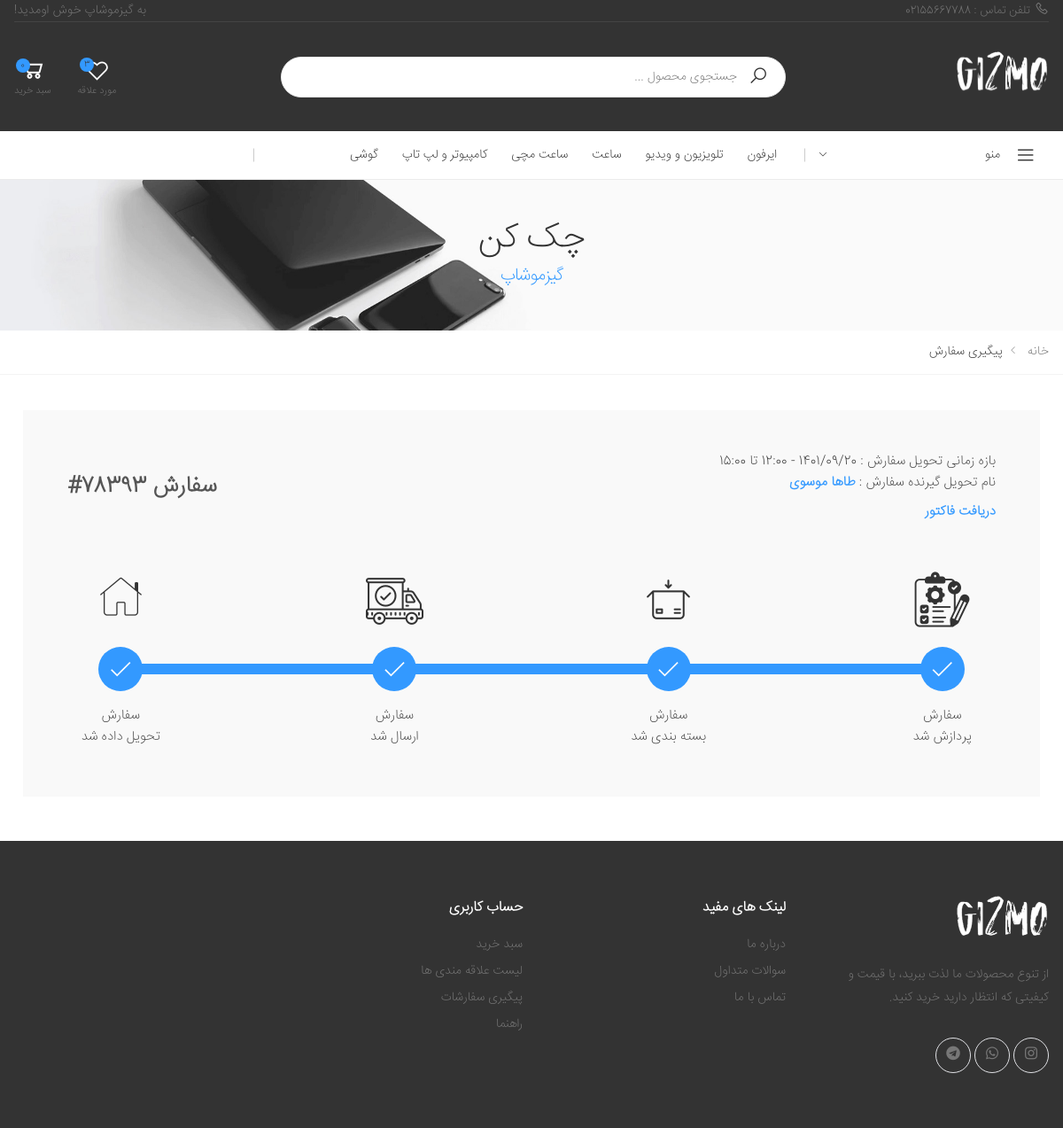
/orders/4/ (signed in), run on the app's committed database.
### stuff/models.py (models this page shows, shortened)
class Category(models.Model):
    sub_category = models.ForeignKey('self',on_delete=models.CASCADE, related_name='scategory',null=True,blank=True)
    is_sub = models.BooleanField(default=False)
    name = models.CharField(max_length=200)
    slug = models.SlugField(max_length=200,unique=True)
    class Meta:
        ordering = ('name',)
        verbose_name = 'category'
        verbose_name_plural = 'categories'
    def get_absolute_url(self):
        return reverse('stuff:category_detail',args=[self.id,1])

### accounts/models.py (models this page shows, shortened)
class User(AbstractBaseUser):
    phoneNumber = models.CharField(unique=True, max_length=11)
    full_name = models.CharField(max_length=100, null=True, blank=True)
    is_admin = models.BooleanField(default=False)
    is_active = models.BooleanField(default=True)
    email = models.EmailField(unique=True)
    can_change_password = models.BooleanField(default=False)
    code = models.IntegerField(blank=True,null=True)
    wishlist = models.ManyToManyField(Product,blank=True)
    USERNAME_FIELD = 'phoneNumber'
    objects = MyUserManager()

### orders/models.py (models this page shows, shortened)
class Order(models.Model):
    user = models.ForeignKey(settings.AUTH_USER_MODEL,on_delete=models.CASCADE,related_name='orders')
    created = models.DateTimeField(auto_now_add=True)
    updated = models.DateTimeField(auto_now=True)
    paid = models.BooleanField(default=False)
    discount = models.IntegerField(blank=True,null=True,default=None)
    address = models.ForeignKey(Address,on_delete=models.CASCADE)
    processed = models.BooleanField(default=False)
    packing = models.BooleanField(default=False)
    shipped = models.BooleanField(default=False)
    deliveried = models.BooleanField(default=False)
    class Meta:
        ordering = ('-created',)
    def get_order_number(self):
        order_id = self.id
        order_num = abs(hash(self.created)) % (10 ** 5)
        order_num_str = str(order_num).zfill(5)
        return order_num_str

### orders/views.py (the view)
# urls.py: path('',detail,name='detail'),
@login_required
def detail(request,order_id):
    Info = InformationsForTemplate(request)
    form = CouponForm
    order = get_object_or_404(Order,id=order_id)
    Info['order'] = order
    Info['form'] = form
    if (order.user != request.user) and not(request.user.is_admin):
        return render(request,'facades/404.html', Info)
    if order.paid :
        return render(request,'orders/trackOrders.html', Info)
    return render(request,'orders/checkout.html', Info)

### cart/cart.py (called while the page is built)
    def get_count(self):
        return sum(1 for item in self.cart.values())

### facades/views.py (called while the page is built)
def InformationsForTemplate(request):
    Info = {}
    allCategories = Category.objects.filter(is_sub=False)
    wishlistAmount = 0
    if(request.user.is_authenticated):
        wishlistAmount = request.user.wishlist.all().count()
    covers = Cover.objects.all()
    form = UserLoginForm
    cart = Cart(request)
    CartAmount = cart.get_count()
    formLogin = UserLoginForm
    formRegister= UserCreationForm
    brands = Brand.objects.all()
    Info = {'allCategories': allCategories,'wishlistAmount':wishlistAmount,'cart':cart,'covers':covers,'form':form
    ,'formLogin':formLogin,'formRegister':formRegister,"brands":brands}
    return Info

### orders/templates/orders/trackOrders.html (shortened to what this page needs)
{% extends 'facades/base.html' %}
{% load static %}
{% block css %}
{% include 'facades/parts/css.html' %}
{% endblock %}
{% block main %}
        <main class="main">
            <div class="page-header text-center" style="background-image: url({% static 'facades/images/slide-1.png' %})">
                <div class="container">
                    <h1 class="page-title">چک کن <span>گیزموشاپ</span></h1>
                </div>
            </div>
            <nav aria-label="breadcrumb" class="breadcrumb-nav">
                <div class="container">
                    <ol class="breadcrumb">
                        <li class="breadcrumb-item"><a href="{% url 'facades:home' %}">خانه</a></li>
                        <li class="breadcrumb-item active" aria-current="page">پیگیری سفارش</li>
                    </ol>
                </div>
            </nav>
            <div class="page-content">
                <div class="container">
                    <div class="trackorder-content col-md-12">
                        <div class="trackorder-inner">
                            <div class="trackorder-top">
                                <div class="trackorder-detail">
                                    <div>بازه زمانی تحویل سفارش : 1401/09/20 - 12:00 تا 15:00</div>
                                    <div>نام تحویل گیرنده سفارش : <span>{{request.user.full_name}}</span></div>
                                    <div><a href="{% url 'orders:factor' order.id %}"><span>دریافت فاکتور</span></a></div>
                                </div>
                                <h2 class="trackorder-id">سفارش {{order.get_order_number}}#</h2>
                            </div>
                            <div class="trackorder-bottom">
                                <div class="trackorder-progress">
                                    <ul class="trackorder-progressbar">
                                        <li class="trackorder-step {% if order.processed %} active {% endif %}"><span class="track-icon"> <img
                                                    src="{% static 'facades/images/track%20order/processed.png' %}"
                                                    alt="track_order"></span><span
                                                class="progressbar-track"></span><span class="track-title">{% if order.processed %}سفارش
                                                <br>پردازش شد
                                                {% endif %}</span></li>
                                        <li class="trackorder-step {% if order.packing %} active {% endif %}"><span class="track-icon"> <img
                                                    src="{% static 'facades/images/track%20order/packing.png' %}"
                                                    alt="track_order"></span><span
                                                class="progressbar-track"></span><span class="track-title">{% if order.packing %}سفارش
                                                <br>بسته بندی شد{% endif %}
                                                </span></li>
                                        <li class="trackorder-step {% if order.shipped %} active {% endif %}"><span class="track-icon"> <img
                                                    src="{% static 'facades/images/track%20order/shipped.png' %}"
                                                    alt="track_order"></span><span
                                                class="progressbar-track"></span><span class="track-title">{% if order.shipped %}سفارش
                                                <br>ارسال شد{% endif %}
                                                </span></li>
                                        <li class="trackorder-step {% if order.deliveried %} active {% endif %}"><span class="track-icon"> <img
                                                    src="{% static 'facades/images/track%20order/deliveried.png' %}"
                                                    alt="track_order"></span><span
                                                class="progressbar-track"></span><span class="track-title">{% if order.deliveried %}سفارش
                                                <br> تحویل داده شد {% endif %}</span></li>
                                    </ul>
                                </div>
                            </div>
                        </div>
                    </div>
                </div>
            </div>
        </main>
{% endblock %}

### facades/templates/facades/parts/black_header.html (shortened to what this page needs)
{% load static %}
<header class="header header-intro-clearance header-3">
    <div class="header-top">
        <div class="container">
                    <div class="header-left">
                        <a href=""><i class="icon-phone"></i>تلفن تماس : 02155667788</a>
                    </div>
                    <div class="header-right">
                        <ul class="top-menu">
                            <li>
                                <ul>
                                    <li><p> به گیزموشاپ خوش اومدید! </li></p>
                                </ul>
                            </li>
                        </ul>
                    </div>
                </div>
    </div>
    <div class="header-middle">
        <div class="container">
            <div class="header-left">
                <a href="{% url 'facades:home' %}" class="logo">
                    <img src="{% static 'facades/images/logi.png' %}" alt="Molla Logo" width="105" height="25">
                </a>
            </div>
            <div class="header-center">
                <div class="header-search header-search-extended header-search-visible d-none d-lg-block">
                    <form action="{% url 'stuff:product_search' 1 %}" method="GET">
                      <div class="header-search-wrapper search-wrapper-wide">
                        <button class="btn btn-primary" type="submit"><i class="icon-search"></i></button>
                        <input type="search" class="form-control" name="query" id="query" placeholder="جستجوی محصول ..." required>
                      </div>
                    </form>
                  </div>
            </div>
            <div class="header-right">
              {% if request.user.is_authenticated %}
              <div class="wishlist">
                            <a href="{% url 'stuff:showWishList' 1 %}" title="لیست محصولات مورد علاقه شما">
                                <div class="icon">
                                    <i class="icon-heart-o"></i>
                                    <span class="wishlist-count badge">{{wishlistAmount}}</span>
                                </div>
                                <p>مورد علاقه</p>
                            </a>
                  </div>
                <div class="dropdown cart-dropdown">
                    <a href="{% url 'cart:detail' %}" class="dropdown-toggle" role="button" data-toggle="dropdown"
                        aria-haspopup="true" aria-expanded="false" data-display="static">
                        <div class="icon">
                            <i class="icon-shopping-cart"></i>
                            <span class="cart-count">{{cart.get_count}}</span>
                        </div>
                        <p>سبد خرید</p>
                    </a>
                </div>
                {% endif %}
            </div>
        </div>
    </div>
    <div class="header-bottom sticky-header">
        <div class="container">
            <div class="header-left">
                <div class="dropdown category-dropdown">
                    <a href="#" class="dropdown-toggle" role="button" data-toggle="dropdown"
                        aria-haspopup="true" aria-expanded="false" data-display="static"
                        title="دسته بندی فروشگاه">
                        منو <i class="icon-angle-down"></i>
                    </a>
                </div>
            </div>
            <div class="header-center">
                <nav class="main-nav">
                    <ul class="menu sf-arrows">
                        {% for cat in allCategories %}
                        <li>
                            <a href="{{cat.get_absolute_url}}">{{cat.name}}</a>
                        </li>
                        {% endfor %}
                    </ul>
                </nav>
            </div>
            <div class="header-right">
            </div>
        </div>
    </div>
</header>

### data on the page
Category: name "ایرفون"
Category: name "تلویزیون و ویدیو"
Category: name "ساعت"
Category: name "ساعت مچی"
Category: name "کامپیوتر و لپ تاپ"
Category: name "گوشی"
User: user.full_name "طاها موسوی"
Order: get_order_number "78393"

### other printed values
{{ wishlistAmount }} "3"
{{ cart.get_count }} "0"
